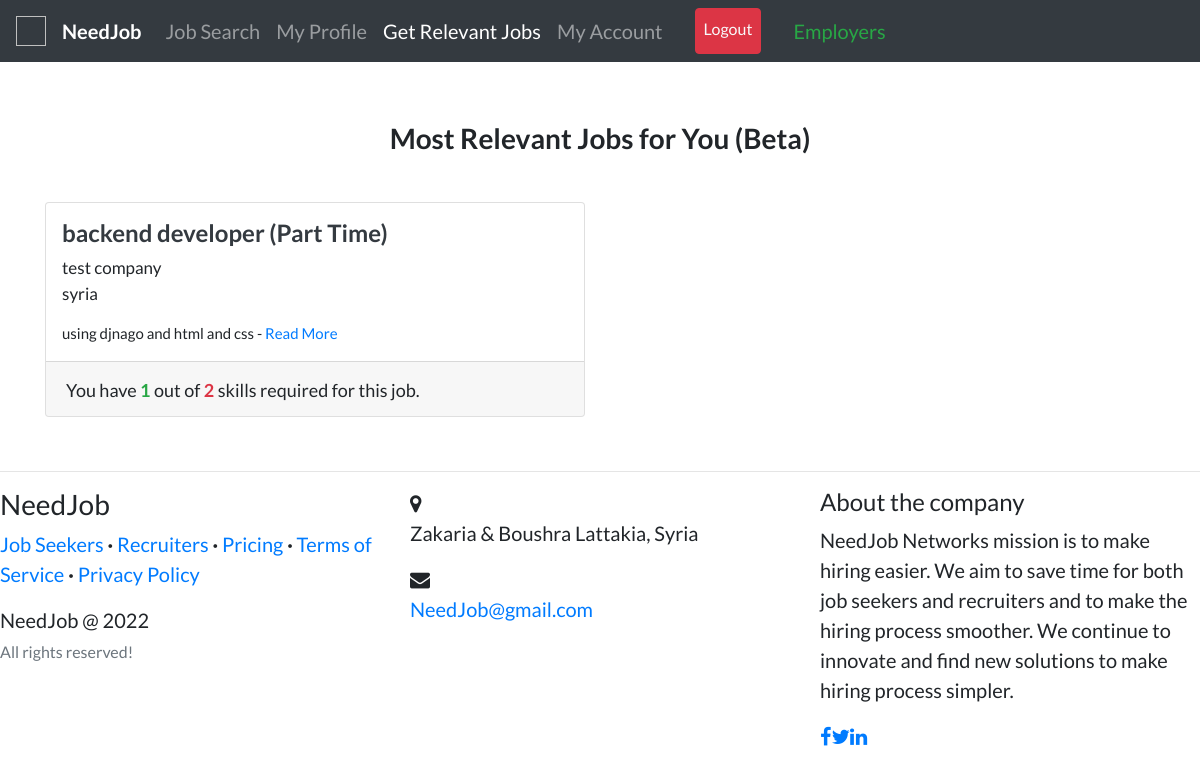
/relevant_jobs/ (signed in), run on an earlier commit of the app's database.
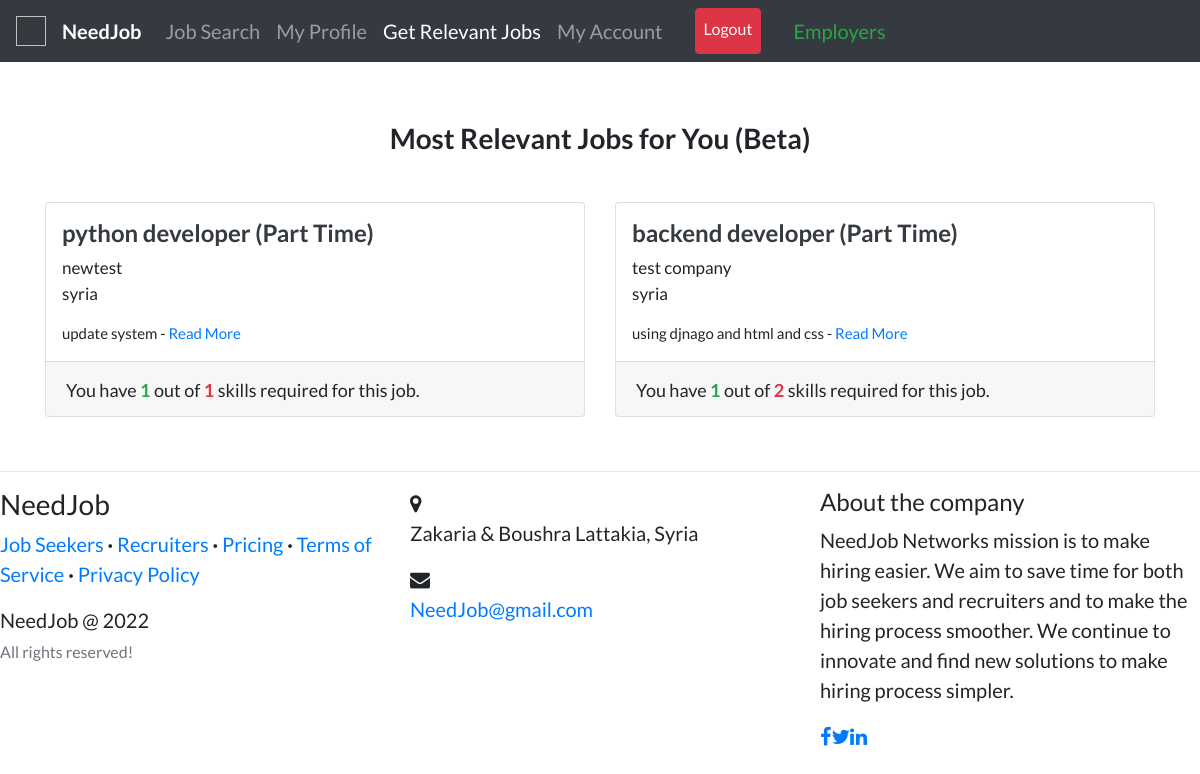
And on a later commit of the database.
### recruiters/models.py (models this page shows, shortened)
class Job(models.Model):
    recruiter = models.ForeignKey(
        User, related_name='jobs', on_delete=models.CASCADE)
    title = models.CharField(max_length=255)
    company = models.CharField(max_length=200)
    location = models.CharField(max_length=255)
    description = models.TextField()
    skills_req = models.CharField(max_length=200)
    job_type = models.CharField(
        max_length=30, choices=CHOICES, default='Full Time', null=True)
    link = models.URLField(null=True, blank=True)
    slug = AutoSlugField(populate_from='title', unique=True, null=True)
    date_posted = models.DateTimeField(default=timezone.now)

### candidates/views.py (the view)
# urls.py: path('relevant_jobs/', views.intelligent_search, name='intelligent-search'),
@login_required
def intelligent_search(request):
    relevant_jobs = []
    common = []
    job_skills = []
    user = request.user
    profile = Profile.objects.filter(user=user).first()
    my_skill_query = Skill.objects.filter(user=user)
    my_skills = []
    for i in my_skill_query:
        my_skills.append(i.skill.lower())
    if profile:
        jobs = Job.objects.filter(
            job_type=profile.looking_for).order_by('-date_posted')
    else:
        jobs = Job.objects.all()
    for job in jobs:
        skills = []
        sk = str(job.skills_req).split(",")
        for i in sk:
            skills.append(i.strip().lower())
        common_skills = list(set(my_skills) & set(skills))
        if (len(common_skills) != 0 and len(common_skills) >= len(skills)//2):
            relevant_jobs.append(job)
            common.append(len(common_skills))
            job_skills.append(len(skills))
    objects = zip(relevant_jobs, common, job_skills)
    objects = sorted(objects, key=lambda t: t[1]/t[2], reverse=True)
    objects = objects[:100]
    context = {
        'intel_page': "active",
        'jobs': objects,
        'counter': len(relevant_jobs),
    }
    return render(request, 'candidates/intelligent_search.html', context)

### templates/candidates/intelligent_search.html
{%extends "accounts/layout.html" %} {% load static %} {% block content %}
<br /><br />
<div>
<h3 class="text-center"><b>Most Relevant Jobs for You (Beta)</b></h3><br>
{%if counter %}
  <div class="row">
    {% for job,common, job_skill in jobs %}
    <div class="col-md-6">
      <div class="card card-signin my-2">
        <span class="ml-3 mt-3">
          <a href="{% url 'candidates:job-detail' job.slug %}"
            ><h4 class="text-dark">
              <b>{{job.title}} ({{job.job_type}})</b>
            </h4></a
          >
          <p style="font-size: 17px">{{job.company}}<br />{{job.location}}</p>
          <p style="font-size: 15px">
            {{job.description|truncatewords:30}} -
            <a href="{% url 'candidates:job-detail' job.slug %}">Read More</a>
          </p>
        </span>
        <div class="card-footer">
          <span style="font-size: 18px"
            >You have <b class="text-success">{{ common }} </b>out of <b class="text-danger">{{ job_skill }}</b> skills required for this job.</span
          >
        </div>
      </div>
    </div>
    {% endfor %}
  </div>
</div>
<br />
{% else %}
<p class="text-center">No relevant jobs for you now! Please check if your <a href="{% url 'candidates:my-profile' %}">profile</a> is complete.</p><br>
{% endif %}
</div>
{% endblock content %}

What changed in the data, as far as the page shows it:
added Job: title "python developer", job_type "Part Time", company "newtest", location "syria", description "update system", common "1", job_skill "1"
